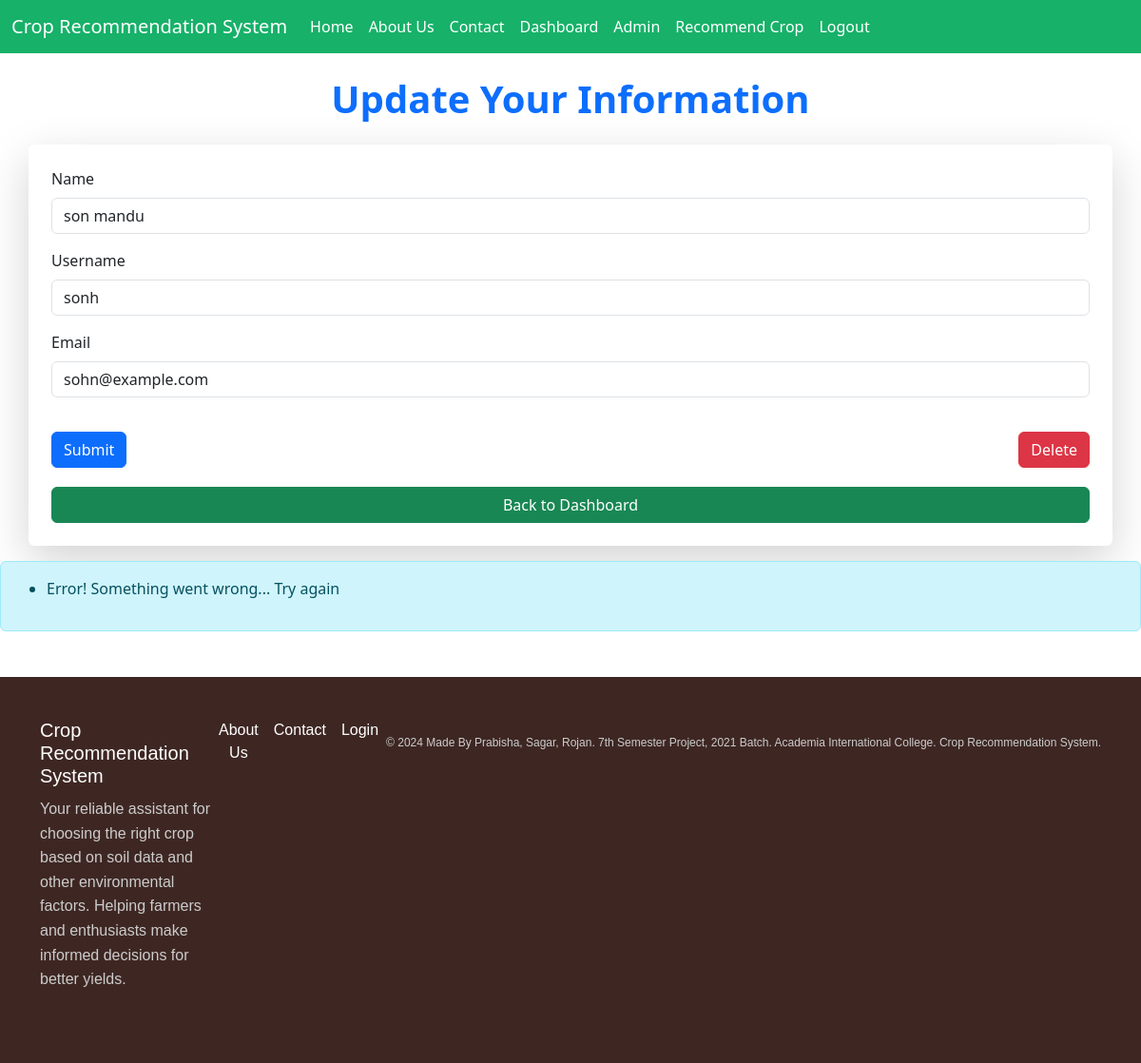
Page /update/4 (signed in) on the committed database.
### app.py (models this page shows, shortened)
class Users(db.Model,UserMixin):
    id = db.Column(db.Integer, primary_key=True)
    username=db.Column(db.String(20),nullable=False,unique=True)
    name = db.Column(db.String(200), nullable=False)
    email = db.Column(db.String(200), nullable=False, unique=True)
    date_added = db.Column(db.DateTime, default=datetime.utcnow)
    password_hash=db.Column(db.String(128))
    @property
    def password(self):
        raise AttributeError('Password is not a readable attribute!')

### app.py (the view)
@app.route('/update/<int:id>',methods=['GET','POST'])
def update(id):
    if id!=current_user.id and current_user.id!=1:
        flash("You are not authorized to update others information","warning")
        return redirect(url_for('dashboard'))
    form= UserForm()
    name_to_update=Users.query.get_or_404(id)
    if request.method == "POST":
        name_to_update.name=request.form['name']
        name_to_update.email=request.form['email']
        name_to_update.username=request.form['username']
        try:
            db.session.commit()
            flash("User updated successfully")
            return render_template("update.html",
            form=form,
            name_to_update=name_to_update)
        except:
            flash("Error! Something went wrong... Try again")
            return render_template("update.html",
            form=form,
            name_to_update=name_to_update)
    else:
        flash("Error! Something went wrong... Try again")
        return render_template("update.html",
            form=form,
            name_to_update=name_to_update)

### webforms.py
class UserForm(FlaskForm):
    name = StringField("Name", validators=[DataRequired()])
    username=StringField("Username", validators=[DataRequired()])
    email = StringField("Email", validators=[DataRequired(),Email()])
    password_hash=PasswordField('Password',validators=[DataRequired(),EqualTo('password_hash2',message="Password Must Match")])
    password_hash2=PasswordField('Confirm Password', validators=[DataRequired()])
    submit = SubmitField("Submit")

### app.py (called while the page is built)
@login_manager.user_loader
def load_user(user_id):
    return Users.query.get(int(user_id))

### templates/update.html (shortened to what this page needs)
{% extends 'base.html' %}
{% block content %}
<br>
<h1 class="mb-4 text-center text-primary fw-bold">Update Your Information</h1>
<div class="container mt-4 p-4 shadow-lg rounded bg-white">
    <form method="POST" class="needs-validation" novalidate>
        <div class="mb-3">
            <label for="name" class="form-label">{{ form.name.label }}</label>
            {{ form.name(class="form-control", id="name", value=name_to_update.name, placeholder="Enter your name") }}
        </div>
        <div class="mb-3">
          <label for="username" class="form-label">{{ form.username.label }}</label>
          {{ form.username(class="form-control", id="username", value=name_to_update.username, placeholder="Enter your username") }}
      </div>
        <div class="mb-3">
            <label for="email" class="form-label">{{ form.email.label }}</label>
            {{ form.email(class="form-control", id="email", value=name_to_update.email, placeholder="Enter your email") }}
        </div>
        <div class="d-flex justify-content-between">
            <button type="submit" class="btn btn-primary">{{ form.submit.label.text or 'Update User' }}</button>
            <a href="{{ url_for('delete', id=name_to_update.id) }}" class="btn btn-danger ml-2">Delete</a>
        </div>
    </form>
    <div class="d-grid gap-2">
      <a href="{{ url_for('dashboard') }}" class="btn btn-success ml-2">Back to Dashboard</a>
    </div>
  </div>
    {% with messages = get_flashed_messages() %}
      {% if messages %}
        <div class="alert alert-info mt-3">
          <ul>
            {% for message in messages %}
              <li>{{ message }}</li>
            {% endfor %}
          </ul>
        </div>
      {% endif %}
    {% endwith %}
{% endblock content %}

### static/css/style.css (style rules this page uses)
* { margin: 0; padding: 0; box-sizing: border-box; }
body { font-family: Arial, sans-serif; }
.btn { display: inline-block; padding: 15px 30px; background-color: #4CAF50; color: white; text-decoration: none; font-size: 1em; border-radius: 5px; transition: background 0.3s ease; margin-top: 20px; }

### rows in the picture
Users: name "son mandu", username "sonh", email "sohn@example.com"

### other values in the picture
{{ message }} "Error! Something went wrong... Try again"
